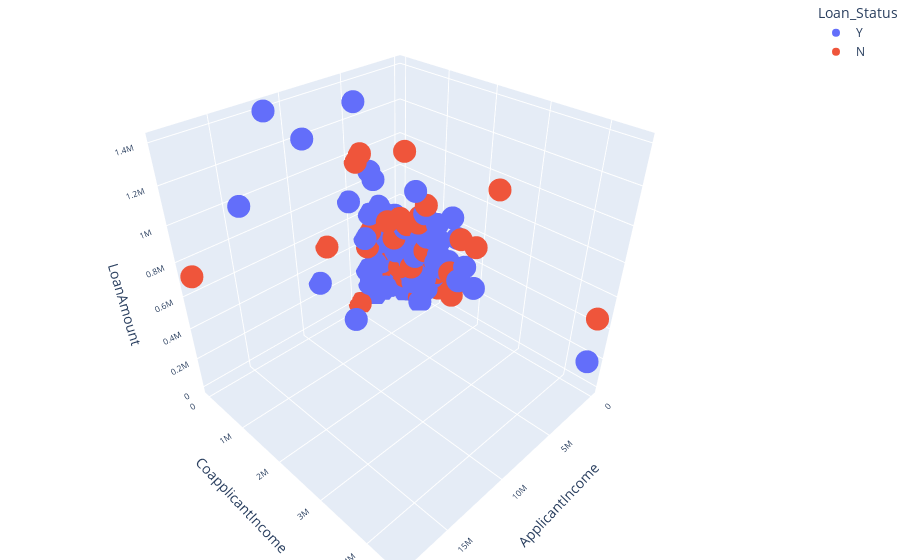

The code cell stored with this chart in its notebook:
### Code cell
fig = create_3d_scatterplot(data = Data, x_col='ApplicantIncome', y_col='CoapplicantIncome', z_col='LoanAmount', color_col='Loan_Status')

# Show the plot
fig.show()

### Figure 1 — Plotly figure (JSON) as saved in the notebook; plotly's stock layout.template omitted (floating-point values rounded to 4 significant figures; data arrays with more than 128 entries replaced by an {"elided": "..."} marker saying what was removed)
{"data": [{"hovertemplate": "Loan_Status=Y<br>ApplicantIncome=%{x}<br>CoapplicantIncome=%{y}<br>LoanAmount=%{z}<extra></extra>", "legendgroup": "Y", "marker": {"color": "#636efa", "symbol": "circle"}, "mode": "markers", "name": "Y", "scene": "scene", "showlegend": true, "type": "scatter3d", "x": {"elided": "358 int values"}, "y": {"elided": "358 float values"}, "z": {"elided": "358 int values"}}, {"hovertemplate": "Loan_Status=N<br>ApplicantIncome=%{x}<br>CoapplicantIncome=%{y}<br>LoanAmount=%{z}<extra></extra>", "legendgroup": "N", "marker": {"color": "#EF553B", "symbol": "circle"}, "mode": "markers", "name": "N", "scene": "scene", "showlegend": true, "type": "scatter3d", "x": {"elided": "163 int values"}, "y": {"elided": "163 int values"}, "z": {"elided": "163 int values"}}], "layout": {"legend": {"title": {"text": "Loan_Status"}, "tracegroupgap": 0}, "margin": {"b": 0, "l": 0, "r": 0, "t": 0}, "scene": {"domain": {"x": [0, 1], "y": [0, 1]}, "xaxis": {"tickangle": -45, "tickfont": {"size": 10}, "title": {"text": "ApplicantIncome"}}, "yaxis": {"tickfont": {"size": 10}, "title": {"text": "CoapplicantIncome"}}, "zaxis": {"tickfont": {"size": 10}, "title": {"text": "LoanAmount"}}}}}
